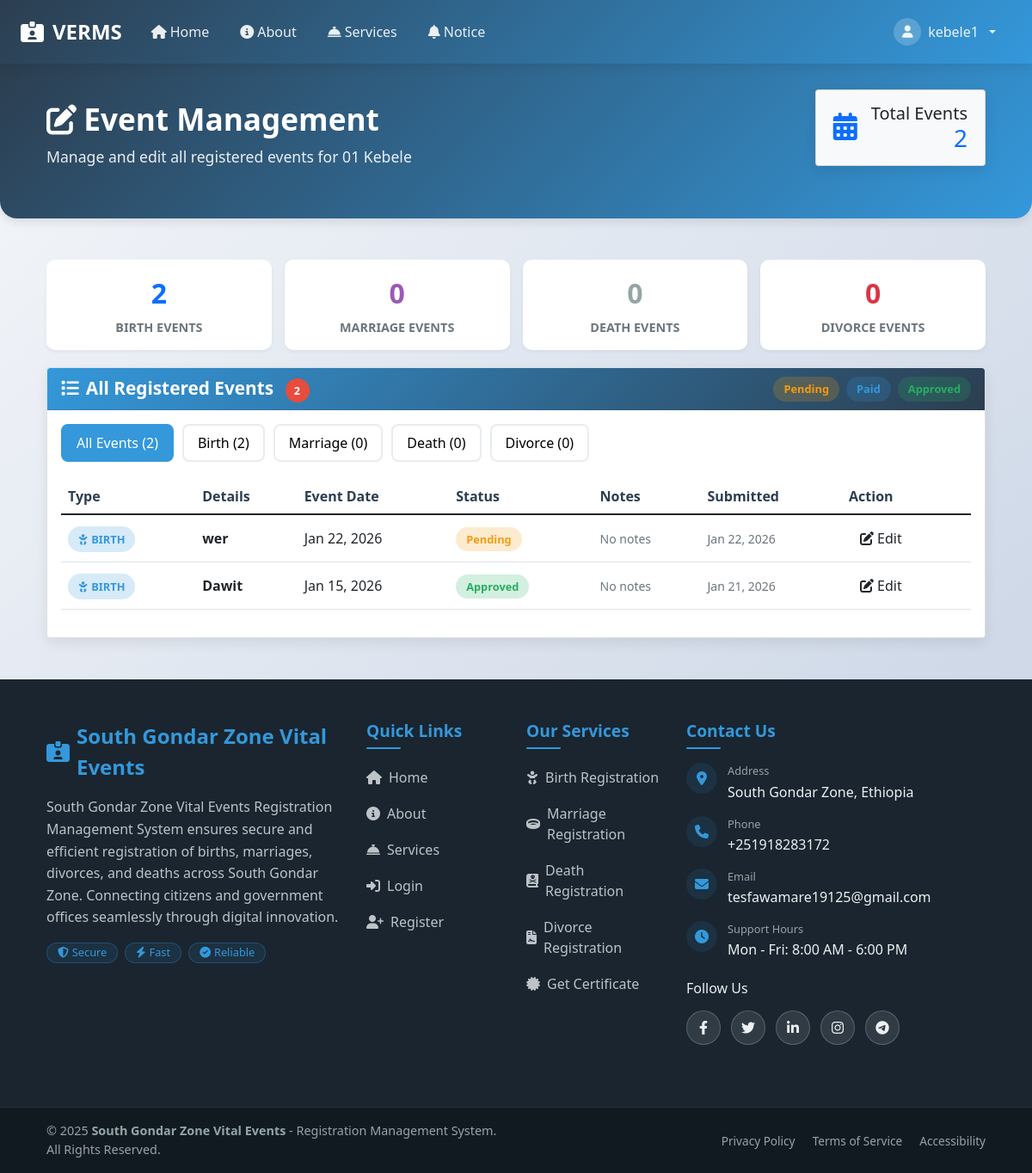
Before: /kebele_officer/edit_events.php (signed in) with the older database file.
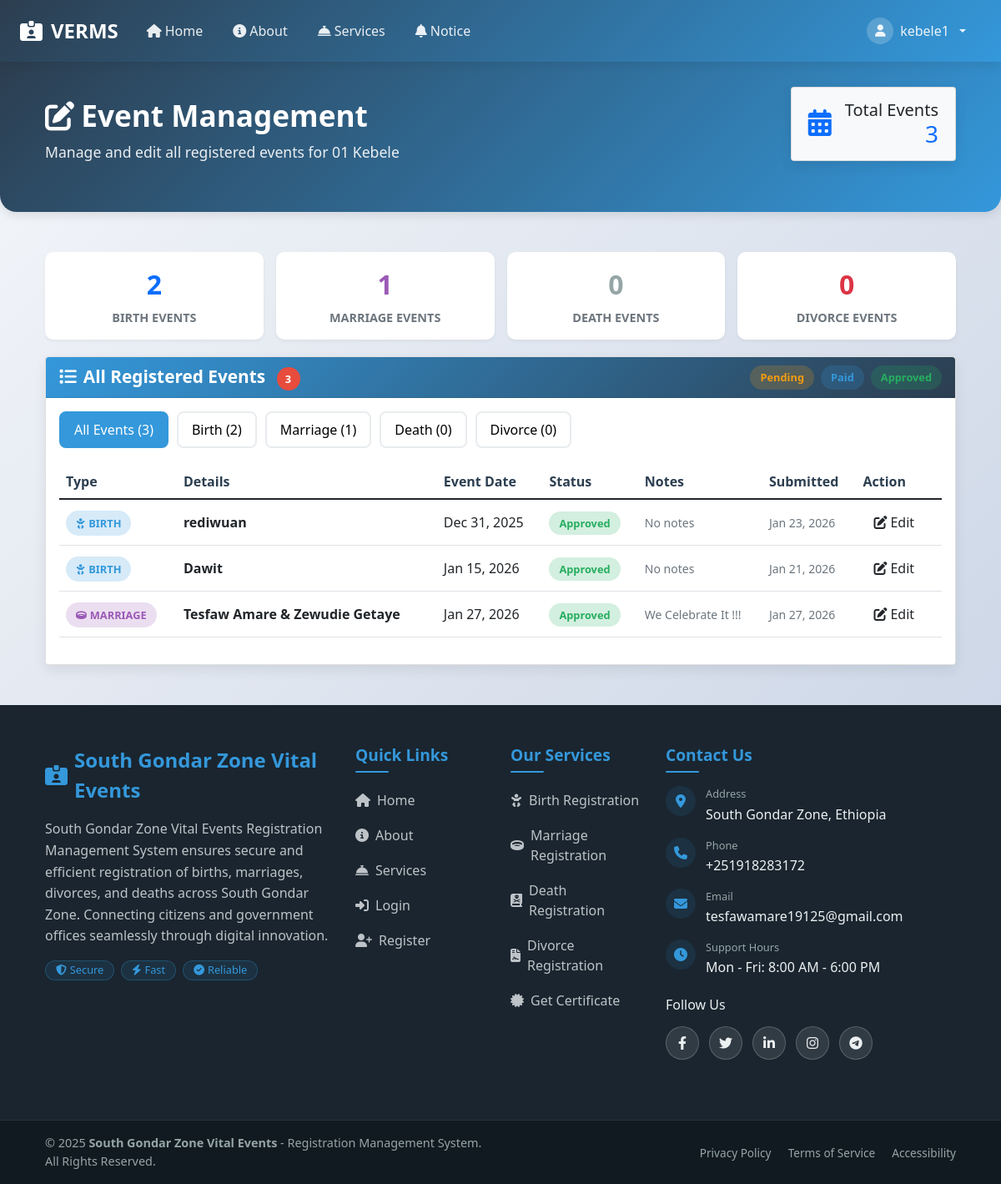
After: the same page with the newer database file.
### tables this page shows
CREATE TABLE `birth_events` (
  `id` int(11) NOT NULL,
  `user_id` int(11) DEFAULT NULL,
  `form_number` varchar(50) DEFAULT NULL,
  `registration_uid` varchar(50) DEFAULT NULL,
  `child_name` varchar(100) DEFAULT NULL,
  `father_name` varchar(100) DEFAULT NULL,
  `grandfather_name` varchar(100) DEFAULT NULL,
  `sex` enum('Male','Female') DEFAULT NULL,
  `date_of_birth` date DEFAULT NULL,
  `mother_full_name` varchar(100) DEFAULT NULL,
  `father_full_name` varchar(100) DEFAULT NULL,
  `parents_nationality` varchar(100) DEFAULT NULL,
  `registered_date` date DEFAULT NULL,
  `issue_date` date DEFAULT NULL,
  `photo` varchar(255) DEFAULT NULL,
  `notes` text DEFAULT NULL,
  `status` enum('Pending','Paid','Approved','Rejected') DEFAULT 'Pending',
  `created_at` timestamp NOT NULL DEFAULT current_timestamp(),
  `place_of_birth` int(11) DEFAULT NULL
);

CREATE TABLE `marriage_events` (
  `id` int(11) NOT NULL,
  `user_id` int(11) DEFAULT NULL,
  `form_number` varchar(50) DEFAULT NULL,
  `registration_uid` varchar(50) DEFAULT NULL,
  `husband_name` varchar(100) DEFAULT NULL,
  `wife_name` varchar(100) DEFAULT NULL,
  `marriage_date` date DEFAULT NULL,
  `witness_1` varchar(100) DEFAULT NULL,
  `witness_2` varchar(100) DEFAULT NULL,
  `registered_date` date DEFAULT NULL,
  `issue_date` date DEFAULT NULL,
  `husband_photo` varchar(255) DEFAULT NULL,
  `wife_photo` varchar(255) DEFAULT NULL,
  `notes` text DEFAULT NULL,
  `status` enum('Pending','Paid','Approved','Rejected') DEFAULT 'Pending',
  `created_at` timestamp NOT NULL DEFAULT current_timestamp(),
  `place_of_marriage` varchar(100) DEFAULT NULL
);

### kebele_officer/edit_events.php (the view, shortened to what the changed rows need)
<?php
require_once '../includes/db_connection.php';
$user_id = intval($_SESSION['user_id']);
$kebele_row = $conn->query(
    "SELECT id, kebele_name FROM kebeles WHERE kebele_officer_id = $user_id"
)->fetch_assoc();
$kebele_id = $kebele_row ? $kebele_row['id'] : 0;
$events = [];
$births = $conn->query("
    SELECT 'birth' AS event_type, b.id, b.child_name AS main_name, b.date_of_birth AS event_date, b.status, b.notes, b.created_at
    FROM birth_events b
    WHERE b.place_of_birth = $kebele_id
    ORDER BY b.created_at DESC
");
while ($row = $births->fetch_assoc()) $events[] = $row;
$marriages = $conn->query("
    SELECT 'marriage' AS event_type, m.id, CONCAT(m.husband_name, ' & ', m.wife_name) AS main_name, m.marriage_date AS event_date, m.status, m.notes, m.created_at
    FROM marriage_events m
    WHERE m.place_of_marriage = $kebele_id
    ORDER BY m.created_at DESC
");
while ($row = $marriages->fetch_assoc()) $events[] = $row;
?>
<!DOCTYPE html>
<html lang="en">
<head>
    <link rel="stylesheet" href="https://cdn.jsdelivr.net/npm/bootstrap@5.3.0/dist/css/bootstrap.min.css">
    <link rel="stylesheet" href="https://cdnjs.cloudflare.com/ajax/libs/font-awesome/6.4.0/css/all.min.css">
</head>
<body>
<?php include_once __DIR__ . '/../includes/header.php'; ?>
<div class="dashboard-header">
    <div class="container">
        <div class="row align-items-center">
            <div class="col-md-8">
                <h1 class="dashboard-title">
                    <i class="fas fa-edit me-2"></i>Event Management
                </h1>
            </div>
            <div class="col-md-4 text-md-end">
                <div class="card bg-light" style="display: inline-block; padding: 15px 20px;">
                    <div class="d-flex align-items-center">
                        <div>
                            <h5 class="mb-0 text-dark">Total Events</h5>
                            <h3 class="mb-0 text-primary"><?= count($events) ?></h3>
                        </div>
                    </div>
                </div>
            </div>
        </div>
    </div>
</div>
<div class="container my-5">
    <div class="stats-grid">
        <?php
        $birth_count = array_filter($events, function($event) { return $event['event_type'] === 'birth'; });
        $marriage_count = array_filter($events, function($event) { return $event['event_type'] === 'marriage'; });
        $death_count = array_filter($events, function($event) { return $event['event_type'] === 'death'; });
        $divorce_count = array_filter($events, function($event) { return $event['event_type'] === 'divorce'; });
        ?>
        <div class="stat-item">
            <div class="stat-number" style="color: #9b59b6;"><?= count($marriage_count) ?></div>
            <div class="stat-label">Marriage Events</div>
        </div>
    </div>
    <div class="card">
        <div class="card-header d-flex justify-content-between align-items-center">
            <div>
                <i class="fas fa-list me-2"></i>All Registered Events
                <span class="badge-count"><?= count($events) ?></span>
            </div>
        </div>
        <div class="card-body">
            <div class="filter-buttons">
                <button class="filter-btn active" data-filter="all">All Events (<?= count($events) ?>)</button>
                <button class="filter-btn" data-filter="birth">Birth (<?= count($birth_count) ?>)</button>
                <button class="filter-btn" data-filter="marriage">Marriage (<?= count($marriage_count) ?>)</button>
                <button class="filter-btn" data-filter="death">Death (<?= count($death_count) ?>)</button>
                <button class="filter-btn" data-filter="divorce">Divorce (<?= count($divorce_count) ?>)</button>
            </div>
            <?php if (count($events) > 0): ?>
                <div class="table-responsive">
                    <table class="table table-hover" id="eventsTable">
                        <thead>
                            <tr>
                                <th>Type</th>
                                <th>Details</th>
                                <th>Event Date</th>
                                <th>Status</th>
                                <th>Notes</th>
                                <th>Submitted</th>
                                <th>Action</th>
                            </tr>
                        </thead>
                        <tbody>
                        <?php foreach($events as $event): ?>
                            <tr class="event-row" data-type="<?= $event['event_type'] ?>">
                                <td>
                                    <?php if ($event['event_type'] === 'birth'): ?>
                                        <span class="event-badge badge-birth">
                                            <i class="fas fa-baby me-1"></i>Birth
                                        </span>
                                    <?php elseif ($event['event_type'] === 'marriage'): ?>
                                        <span class="event-badge badge-marriage">
                                            <i class="fas fa-ring me-1"></i>Marriage
                                        </span>
                                    <?php elseif ($event['event_type'] === 'death'): ?>
                                        <span class="event-badge badge-death">
                                            <i class="fas fa-book-dead me-1"></i>Death
                                        </span>
                                    <?php elseif ($event['event_type'] === 'divorce'): ?>
                                        <span class="event-badge badge-divorce">
                                            <i class="fas fa-file-contract me-1"></i>Divorce
                                        </span>
                                    <?php endif; ?>
                                </td>
                                <td>
                                    <strong><?= htmlspecialchars($event['main_name']) ?></strong>
                                </td>
                                <td>
                                    <?= date('M j, Y', strtotime($event['event_date'])) ?>
                                </td>
                                <td>
                                    <?php if ($event['status'] === 'Pending'): ?>
                                        <span class="status-badge status-pending"><?= $event['status'] ?></span>
                                    <?php elseif ($event['status'] === 'Paid'): ?>
                                        <span class="status-badge status-paid"><?= $event['status'] ?></span>
                                    <?php elseif ($event['status'] === 'Approved'): ?>
                                        <span class="status-badge status-approved"><?= $event['status'] ?></span>
                                    <?php else: ?>
                                        <span class="status-badge"><?= $event['status'] ?></span>
                                    <?php endif; ?>
                                </td>
                                <td>
                                    <small class="text-muted">
                                        <?= $event['notes'] ? htmlspecialchars(substr($event['notes'], 0, 50)) . (strlen($event['notes']) > 50 ? '...' : '') : 'No notes' ?>
                                    </small>
                                </td>
                                <td>
                                    <small class="text-muted">
                                        <?= date('M j, Y', strtotime($event['created_at'])) ?>
                                    </small>
                                </td>
                                <td>
                                    <a href="?edit_type=<?= $event['event_type'] ?>&edit_id=<?= $event['id'] ?>" class="btn btn-edit">
                                        <i class="fas fa-edit me-1"></i>Edit
                                    </a>
                                </td>
                            </tr>
                        <?php endforeach; ?>
                        </tbody>
                    </table>
                </div>
            <?php endif; ?>
        </div>
    </div>
</div>
</body>
</html>

Changed rows visible on the page:
removed birth_events: shows "BIRTH", child_name "wer", date_of_birth "Jan 22, 2026", status "Pending", notes "No notes", created_at "Jan 22, 2026"
added birth_events: shows "BIRTH", child_name "rediwuan", date_of_birth "Dec 31, 2025", status "Approved", notes "No notes", created_at "Jan 23, 2026"
added marriage_events: shows "MARRIAGE", main_name "Tesfaw Amare & Zewudie Getaye", marriage_date "Jan 27, 2026", status "Approved", notes "We Celebrate It !!!", created_at "Jan 27, 2026"
Other visible differences:
count($events): "2" → "3"
count($marriage_count): "0" → "1"
